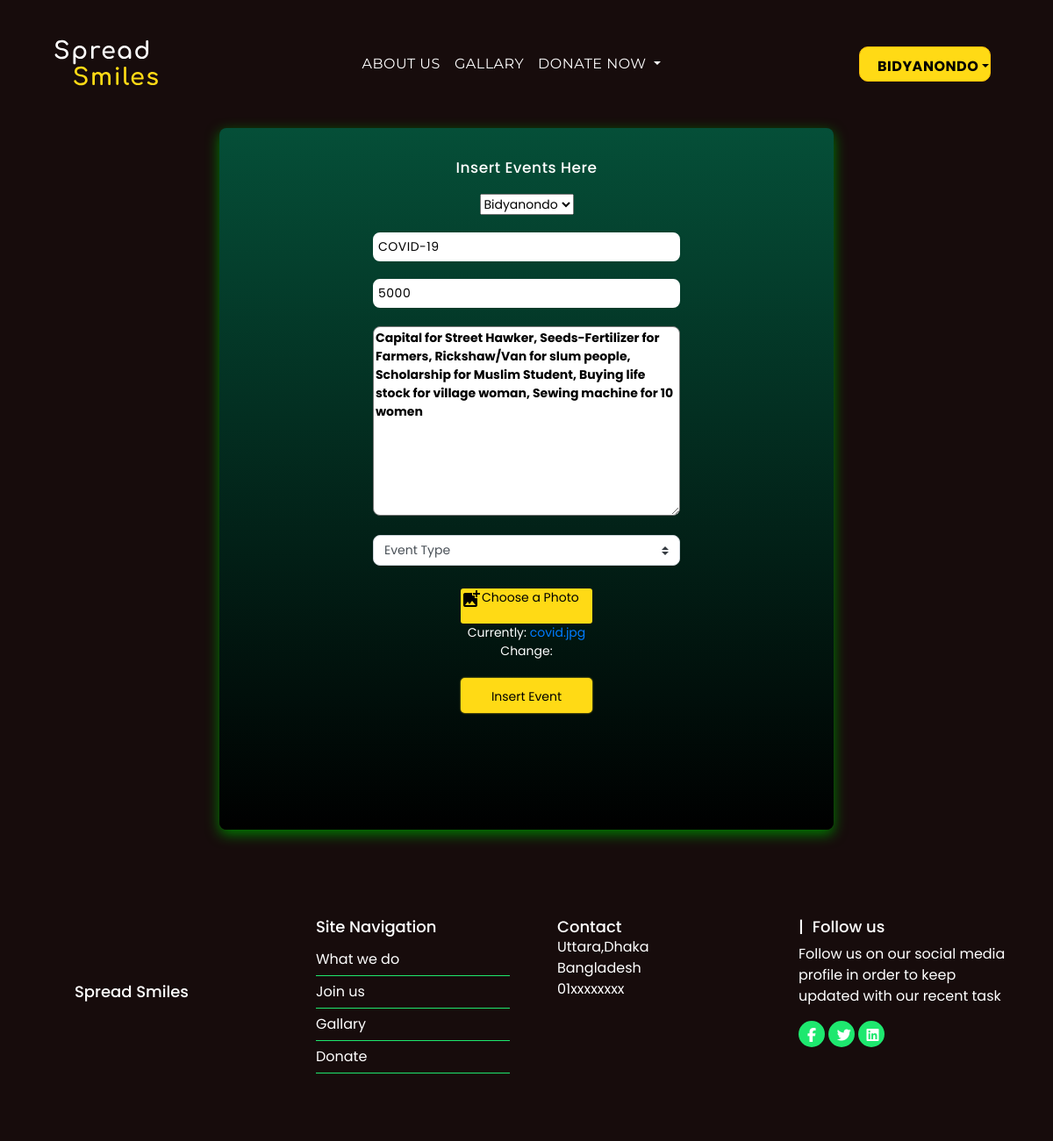
/update_event/2/ (signed in), run on the app's committed database.
### user/models.py (models this page shows, shortened)
class Event(models.Model):
    organization_name = models.ForeignKey(
        Organization, null=True, on_delete=models.SET_NULL)
    cover = models.ImageField(default="f.jpg", null=True, blank=False)
    event_title = models.CharField(max_length=200)
    description = models.TextField(max_length=500)
    goal = models.IntegerField(null=True)
    date_created = models.DateTimeField(auto_now_add=True)

### user/decorators.py (the view)
        def wrapper_func(request, *args, **kwargs):
            group = None
            if request.user.groups.exists():
                group = request.user.groups.all()[0].name
            if group in allowed_roles:
                return view_func(request, *args, **kwargs)
            else:
                return HttpResponse('You are not authorized to view this page')

### user/forms.py
class EventForm(forms.ModelForm):
    class Meta:
        model = Event
        fields = '__all__'

### user/models.py (called while the page is built)
    def __str__(self):
        return self.orgname

### user/views.py (called while the page is built)
@login_required(login_url='/login')
@allowed_users(allowed_roles='organizations')
def update_event(request, pk):
    event = Event.objects.get(id=pk)
    form = EventForm(instance=event)
    if request.method == 'POST':
        form = EventForm(request.POST, request.FILES, instance=event)
        if form.is_valid():
            form.save()
            return redirect('/')
    context = {'form': form}
    return render(request, 'user/create_event.html', context)

### user/templates/user/create_event.html (shortened to what this page needs)
{% extends "user/base.html" %}
{% load static %}
{% block css %}
<link rel="stylesheet" href="{% static 'css/insertevent.css' %}" />
{% endblock css %}
{% block content %}
<div class="mains">
  <div class="main">
    <form action="" method="POST" enctype="multipart/form-data">
    <div class="form">
      <h4>Insert Events Here</h4>
      <div class="input-box">
        {{form.organization_name}}
      </div>
      <div class="input-box">
        {{form.event_title}}
      </div>
      <div class="input-box">
        {{form.goal}}
      </div>
      <br />
      <div class="form-group co">
        {{form.description}}
      </div>
      <div class="form-group text-center">
        <select class="custom-select" id="validationTooltip03">
          <option value="1"> Event Type</option>
        </select>
      </div>
      <div class="col-md-6 mb-3 ce text-center">
        <label for="id_cover">
          <span class="material-icons"> add_photo_alternate </span>Choose a
          Photo</label
        >
        {{form.cover}}
      </div>
      <div class="input-box text-center z">
        <button class="btn cs" type="submit">Insert Event</button>
      </div>
      <br />
    </div>
  </div>
</div>
{% endblock content %}

### user/templates/user/navbar.html (shortened to what this page needs)
{% load static %}
<link rel="stylesheet" type="text/css" href="{% static 'css/navbar.css' %}">
<nav class="navbar navbar-expand-md sticky-top">
  <a class="navbar-brand" href="/"
    ><img class="img-fluid t" src="{% static 'images/logo.svg'%}" alt=""
  /></a>
  <div class="collapse navbar-collapse na" id="navbarSupportedContent">
    <ul class="navbar-nav m-auto">
      <li class="nav-item">
        <a class="nav-link" href="/about"
          >About Us<span class="sr-only">(current)</span></a
        >
      </li>
      <li class="nav-item">
        <a class="nav-link" href="/gallary">Gallary</a>
      </li>
      <li class="nav-item dropdown">
        <a
          class="nav-link dropdown-toggle"
          href="#"
          id="navbarDropdown"
          role="button"
          data-toggle="dropdown"
          aria-haspopup="true"
          aria-expanded="false"
        >
          Donate Now
        </a>
      </li>
    </ul>
    {% if request.user.is_authenticated %}
    <ul class="navbar-nav">
      <li class="nav-item dropdown">
        <a
          class="btn btn-warning ss dropdown-toggle"
          href="#"
          id="navbarDropdown"
          role="button"
          data-toggle="dropdown"
          aria-haspopup="true"
          aria-expanded="false"
        >{{request.user}}</a>
      </li>
    </ul>
    {% else %}
      <a href="/register" class="btn btn-warning ss mr-0">Join Us</a>
    {% endif %}
  </div>
</nav>

### static/css/insertevent.css (style rules this page uses)
body { background-color:#170c0c; color:white; margin:0; padding:0; font-family:poppins; font-size:14px; padding-bottom:50px; }
.main { position:relative; min-height:100vh; width:700px; border-radius:8px; background:linear-gradient(#054f38,black); box-shadow:0px 5px 15px green; }
.mains { display:flex; justify-content: center; align-items:center; }
.form { position:relative; height:100%; width:100%; text-align: center; justify-content: center; align-items: center; }
.form h4 { margin-top:35px; margin-bottom:0; margin-right:0; padding:0; color:white; font-size:17px; letter-spacing:0.5px; }
.form .input-box { width:100%; margin-top:20px; }
.form .input-box input { width:50%; background:white; border: 2px solid white; border-radius:8px; font-size:14px; color:black; letter-spacing:0.5px; text-transform:capitalize; outline: none; padding: 4px; box-sizing: border-box; transition: 0.3s; }
::placeholder { color:black; text-align: center; }
.form a { text-decoration:none; }
.ce { padding-top: 10px; text-align: center; align-items: center; margin: auto; }
.ce label { font-size: 14px; font-family: poppins; height:40px; width: 150px; border-radius: 3px; border: 1px solid none; margin: auto; text-align: center; color:black; background-color: #ffda15; display: flex; font-weight:0; cursor: pointer; }
.co textarea { background-color: white; border-color:none; box-sizing: border-box; transition: 0.3s; width:50%; height: auto; margin:auto; font-size: 14px; font-family: Poppins; color: black; font-weight: bold; margin-bottom: 0; border-radius:8px; }
::placeholder { font-size: 13px; font-family: poppins; }
.btn { color: black; background: #ffda15; font-size: 14px; font-family: Poppins; height:40px; width: 150px; cursor: pointer; margin: 10px; padding: 10px 20px; text-decoration: none; border-color:none; }
.cs { border-radius: 5px; box-shadow: 0 0 2px 0 #ffda15; margin: auto; }
.custom-select { display: inline-block; border-radius: 8px; box-sizing: border-box; width: 50%; font-size:14px; }

### static/css/navbar.css (style rules this page uses)
.navbar { background-color: #170c0c; text-transform: uppercase; font-family: Montserrat; font-size: 1rem; letter-spacing: 0.5px; margin: 30px 0px; }
a.nav-link { color: white; }
.t { width: 120px; transition: 0.3s all ease; background-size: cover; grid-area: image; }
.z a, .z { color: white; text-decoration: none; }
.ss { border-radius: 10px; transition: 0.3s all ease; font-weight: bold; font-size: 16px; }

### data on the page
Event: organization_name "Bidyanondo", event_title "COVID-19", goal "5000", description "Capital for Street Hawker, Seeds-Fertilizer for Farmers, Rickshaw/Van for slum people, Scholarship for Muslim Student, Buying life stock for village woman, Sewing machine for 10 women", cover "Currently: covid.jpg Change:"

### other printed values
{{ request.user }} "BIDYANONDO"
